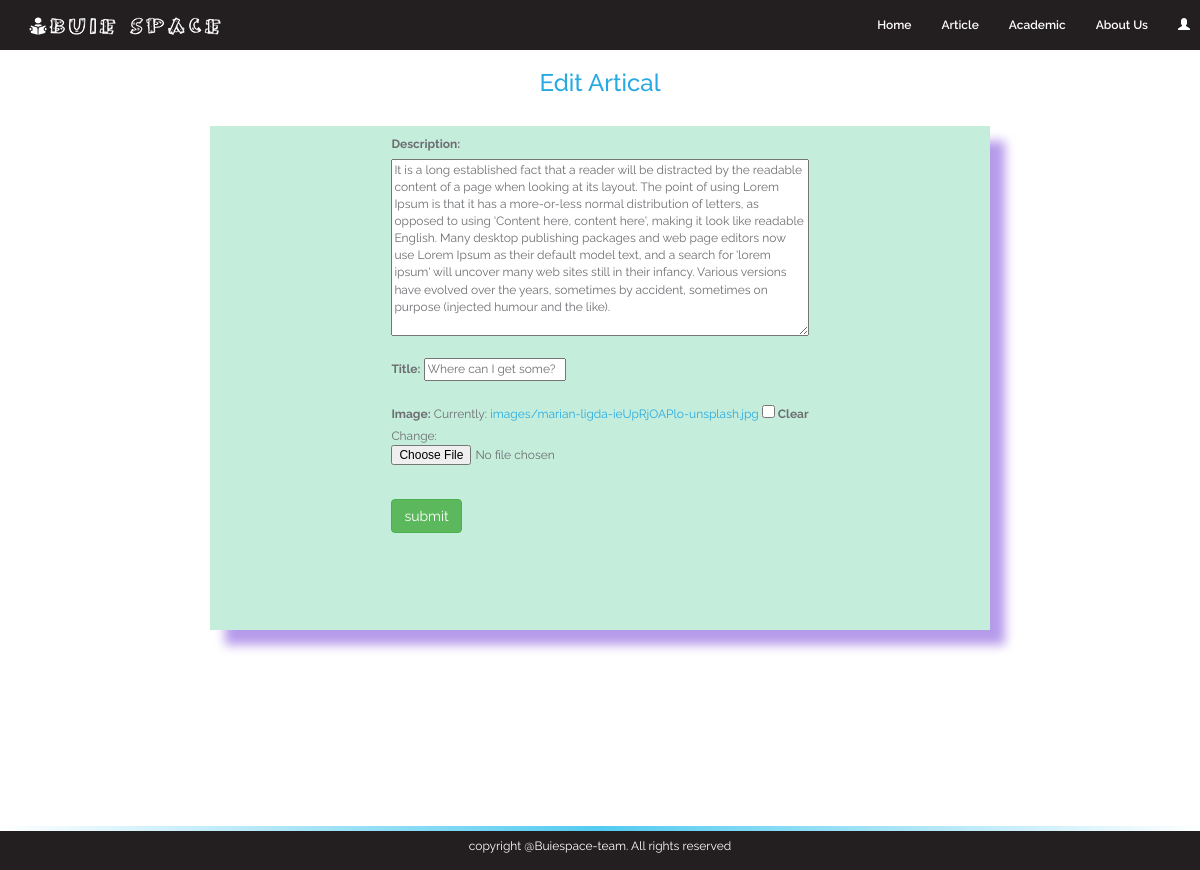
The page /collageapp/editPost/2 on the database its author committed.
### collageapp/models.py (models this page shows, shortened)
class Atrical(models.Model):
    title = models.CharField(max_length=30)
    description = models.TextField()
    uploded_by = models.ForeignKey(to=User,on_delete=models.CASCADE,blank=True,null=True)
    cr_date = models.DateTimeField(auto_now_add=True,blank=True,null=True)
    image = models.ImageField(upload_to="images//",blank=True,null=True)

### collageapp/views.py (the view)
# urls.py: path('editPost/<int:pk>', views.EditPostView.as_view(success_url='/collageapp/artical/')),
class EditPostView(SuccessMessageMixin,UpdateView):
	template_name   = 'editPost.html'
	model  	        = Atrical
	fields          = ["description","title","image"]
	success_url     = '/collageapp/artical/'
	success_message =  "Post Update Successfully! :)"

### templates/editPost.html (shortened to what this page needs)
{% extends 'base.html' %}
{% block content %}
  <h3 style="text-align:center" >Edit Artical</h3>
<div style="display:flex;justify-content:center;width:100%;height: 90%;">
    <div style="
    display:flex;
    justify-content:center;
    height:70%;
    width:65%;
    background-color: #c5eddc;
    padding: 10px;
    margin-top: 20px;
    box-shadow: 15px 15px 10px  #b79beb;
    border-radius: 15;
    ">
    <form method="POST" enctype="multipart/form-data">
        {% for f in form %}
          {{f.label_tag}} {{f}} {{f.errors|striptags}} <br> <br>
        {% endfor %}
    <input class="btn btn-success" type="submit" value="submit">
    </form>
</div>
</div>
{% endblock  %}

### static/css/style.css (style rules this page uses)
html, body { height: 100%; width: 100%; }
body { font-family: 'Raleway', sans-serif; color: #6d6e71; font-size: 12px; }
h1, h2, h3, h4, h5, h6 { color: #27aae1; }
a { color: #27aae1; }
a, a:active, a:focus { outline: none; }
textarea { -webkit-box-sizing: border-box; -moz-box-sizing: border-box; box-sizing: border-box; width: 100%; }

### rows shown on the page
Atrical: form "It is a long established fact that a reader will be distracted by the readable content of a page when looking at its layout. The point of using Lorem Ipsum is that it has a more-or-less normal distribution of letters, as opposed to using 'Content here, content here', making it look like readable English. Many desktop publishing packages and web page editors now use Lorem Ipsum as their default model text, and a search for 'lorem ipsum' will uncover many web sites still in their infancy. Various versions have evolved over the years, sometimes by accident, sometimes on purpose (injected humour and the like)." "Where can I get some?"

### other values the page prints
{{ f.label_tag }} "Description:" "Title:" "Image:"
